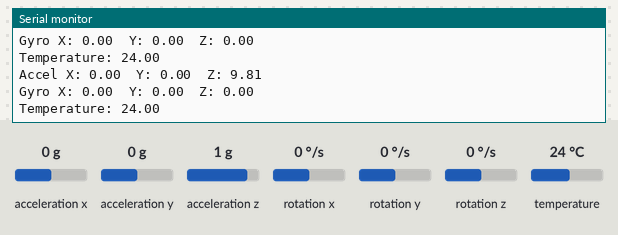
The program below on a simulated ESP32. Parts: the last lines printed to the serial monitor. The test bench sets the inputs (shaded band); at power-on: acceleration x 0 g, acceleration y 0 g, acceleration z 1 g, rotation x 0 °/s, rotation y 0 °/s, rotation z 0 °/s, temperature 24 °C.

Above: at 1.3 s.
1.4 s: acceleration x set to -1.4 g
At 1.9 s:
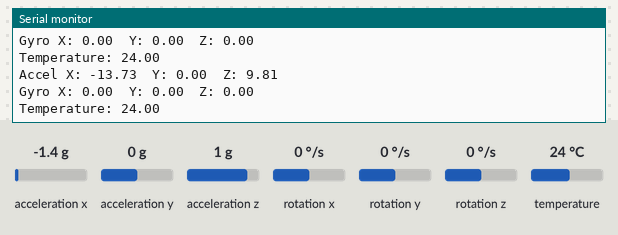
2.9 s: acceleration y set to -1.4 g
At 3.4 s:
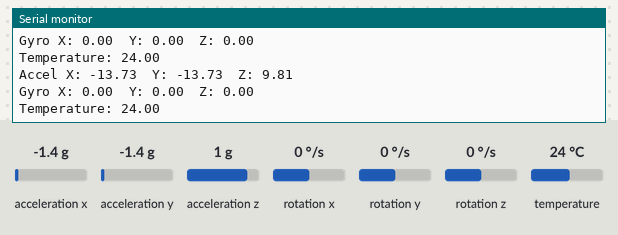
4.4 s: acceleration z set to -1.4 g
At 5.0 s:
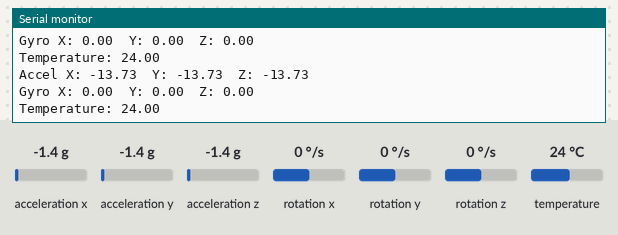
5.9 s: rotation x set to -192 °/s
At 6.5 s:
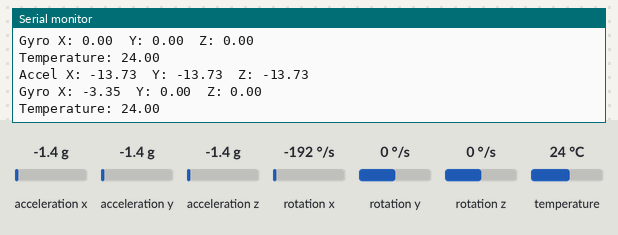
7.4 s: rotation y set to -192 °/s
At 8.0 s:
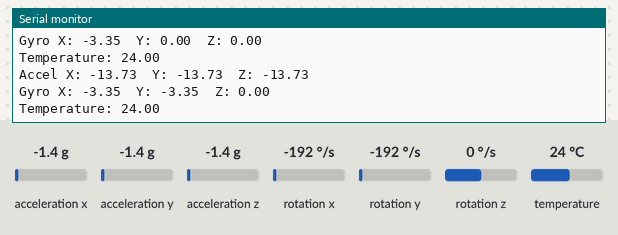

Measured:
- after the input at 1.4 s, the serial monitor: prints a new line after 0.12 s (image 1)
- after the input at 2.9 s, the serial monitor: prints a new line after 0.13 s (image 2)
- after the input at 4.4 s, the serial monitor: prints a new line after 0.14 s (image 3)
- after the input at 5.9 s, the serial monitor: prints a new line after 0.16 s (image 4)
- after the input at 7.4 s, the serial monitor: prints a new line after 0.17 s (image 5)

The program:

main.cpp
```cpp
#include <Arduino.h>
#include <Adafruit_MPU6050.h>
#include <Adafruit_Sensor.h>
#include <Wire.h>

Adafruit_MPU6050 mpu;

void setup()
{
    Serial.begin(115200);
    Wire.begin(21, 22);
    Serial.println("MPU6050 test");
    if (!mpu.begin())
    {
        Serial.println("Failed to find MPU6050 chip");
        while (1)
        {
            delay(10);
        }
    }
   Serial.println("MPU6050 Found!");
}

void loop()
{
    sensors_event_t a, g, temp;
    mpu.getEvent(&a, &g, &temp);

    Serial.print("Accel X: ");
    Serial.print(a.acceleration.x);

    Serial.print("  Y: ");
    Serial.print(a.acceleration.y);

    Serial.print("  Z: ");
    Serial.println(a.acceleration.z);

    Serial.print("Gyro X: ");
    Serial.print(g.gyro.x);

    Serial.print("  Y: ");
    Serial.print(g.gyro.y);

    Serial.print("  Z: ");
    Serial.println(g.gyro.z);

    Serial.print("Temperature: ");
    Serial.println(temp.temperature);

    Serial.println();

    delay(500);
}
```
